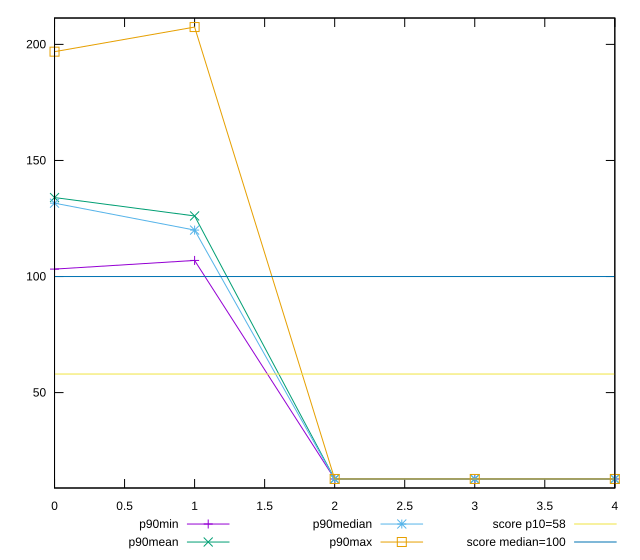

The gnuplot source for this figure:
reset

$p90Min <<EOF
0 103.2
1 106.93333333333335
2 12.8
3 12.8
4 12.8
EOF

$p90Mean <<EOF
0 134.0184397163121
1 126.09929078014186
2 12.799999999999976
3 12.799999999999976
4 12.799999999999976
EOF

$p90Median <<EOF
0 131.60000000000025
1 120
2 12.8
3 12.8
4 12.8
EOF

$p90Max <<EOF
0 196.86666666666667
1 207.4666666666667
2 12.8
3 12.8
4 12.8
EOF

set key outside below
set xrange [0:4]
set yrange [8.906666666666641:211.36000000000004]
set trange [8.906666666666641:211.36000000000004]
set terminal svg size 640, 560 enhanced background rgb 'white'
set output "report_00012_2021-02-09T11:01:39.952Z/estimated-input-latency/progression/value.svg"

plot $p90Min title "p90min" with linespoints, \
     $p90Mean title "p90mean" with linespoints, \
     $p90Median title "p90median" with linespoints, \
     $p90Max title "p90max" with linespoints, \
     58 title "score p10=58", \
     100 title "score median=100"

reset
